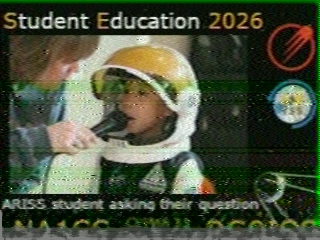
#> input picture dev/test_photo.png, 320 x 240 px
$ python -i decoder.py   (imports and definitions only)
#> lines starting #> are read from the running program, lines starting #| are printed output that depends on the picture
### sstvdec/modes.py
"""
SSTV mode timing tables.

Each mode is described by its repeating "unit" (the stretch between two
successive sync pulses), measured in milliseconds from the START of that
unit's sync pulse. A unit carries `rows` image rows. Components list which
channel (Y, Cb, Cr for YCbCr modes; R, G, B for RGB modes) is scanned when,
and which of the unit's rows it belongs to.

Timings: Dayton paper (JL Barber, "Proposal for SSTV mode specifications"),
cross-checked against pysstv's encoders for Robot36, PD and Martin.
Scottie uses the published 428.22 ms line. EXPERIMENTAL: pysstv's Scottie
puts a gap on both sides of every channel (non-standard), so it could not
be validated against an independent encoder. The ISS has not used Scottie.

Robot36 is special: one chroma channel per line, alternating Cr/Cb, chosen by
the separator tone (1500 Hz -> Cr, 2300 Hz -> Cb); each chroma line is
shared by two rows. Handled with channel "C" + parity logic in the decoder.
"""

from dataclasses import dataclass, field

FREQ_BLACK, FREQ_WHITE, FREQ_SYNC = 1500.0, 2300.0, 1200.0


@dataclass(frozen=True)
class Comp:
    chan: str          # Y Cb Cr R G B, or C (Robot36 alternating chroma)
    row: int           # which row of the unit (0..rows-1); -1 = all rows
    t0: float          # ms from unit sync start
    dur: float         # ms
    px: int            # pixels across


@dataclass(frozen=True)
class Mode:
    name: str
    vis: int
    width: int
    height: int
    color: str         # "YCbCr" or "RGB"
    sync_ms: float
    unit_ms: float
    rows: int          # image rows per unit
    comps: tuple = field(default_factory=tuple)
    sep_ms: float = 0.0   # Robot36: separator tone start (parity detection)

    @property
    def units(self):
        return self.height // self.rows

    @property
    def duration_s(self):
        return self.units * self.unit_ms / 1000.0


def _robot36():
    # sync 9 | porch 3 | Y 88 | sep 4.5 | porch 1.5 | C 44   = 150 ms
    return Mode("Robot36", 8, 320, 240, "YCbCr", 9.0, 150.0, 1,
                (Comp("Y", 0, 12.0, 88.0, 320), Comp("C", 0, 106.0, 44.0, 160)),
                sep_ms=100.0)


def _pd(name, vis, w, h, px_ms):
    # sync 20 | porch 2.08 | Y(even) | Cr | Cb | Y(odd), each w*px_ms
    s = w * px_ms
    t = 22.08
    return Mode(name, vis, w, h, "YCbCr", 20.0, 22.08 + 4 * s, 2,
                (Comp("Y", 0, t, s, w), Comp("Cr", -1, t + s, s, w),
                 Comp("Cb", -1, t + 2 * s, s, w), Comp("Y", 1, t + 3 * s, s, w)))


def _martin(name, vis, w, scan):
    # sync 4.862 | gap .572 | G | gap | B | gap | R | gap
    g = 0.572
    t = 4.862 + g
    return Mode(name, vis, w, 256, "RGB", 4.862, 4.862 + 4 * g + 3 * scan, 1,
                (Comp("G", 0, t, scan, w), Comp("B", 0, t + scan + g, scan, w),
                 Comp("R", 0, t + 2 * (scan + g), scan, w)))


def _scottie(name, vis, w, scan):
    # ... gap | G | gap | B | sync 9 | gap | R   (sync sits mid-line)
    # relative to this row's sync: R after it, G and B of this row before it
    g = 1.5
    unit = 9.0 + 3 * g + 3 * scan
    return Mode(name, vis, w, 256, "RGB", 9.0, unit, 1,
                (Comp("G", 0, -(2 * scan + g), scan, w),
                 Comp("B", 0, -scan, scan, w),
                 Comp("R", 0, 9.0 + g, scan, w)))


MODES = {m.name: m for m in (
    _robot36(),
    _pd("PD50", 93, 320, 256, 0.286),
    _pd("PD90", 99, 320, 256, 0.532),
    _pd("PD120", 95, 640, 496, 0.190),
    _pd("PD160", 98, 512, 400, 0.382),
    _pd("PD180", 96, 640, 496, 0.286),
    _pd("PD240", 97, 640, 496, 0.382),
    _pd("PD290", 94, 800, 616, 0.286),
    _martin("Martin1", 44, 320, 146.432),
    _martin("Martin2", 40, 160, 73.216),
    _scottie("Scottie1", 60, 320, 138.240),
    _scottie("Scottie2", 56, 160, 88.064),
    _scottie("ScottieDX", 76, 320, 345.600),
)}

BY_VIS = {m.vis: m for m in MODES.values()}

# modes ARISS / ISS events have actually used - searched first
ISS_COMMON = ("PD120", "PD180", "Robot36", "PD90", "PD160", "PD240", "PD50",
              "PD290", "Martin1", "Martin2")

### sstvdec/decoder.py
"""
decoder.py - offline, noise-tolerant SSTV decoder for satellite recordings.

Pipeline per recording:
  1. resample to 16 kHz, band-pass 1.0-2.5 kHz
  2. per-sample SNR from FM quieting (in-band tones vs 3-7 kHz hiss)
  3. for each candidate mode: 1200 Hz sync-tone ratio -> comb correlation
     over the mode's full image (every sync pulse of the image, not just the
     VIS header) -> image start candidates; best-scoring mode wins overlaps
  4. VIS header decoded where readable (confirms mode; not required)
  5. per-line sync location + robust linear fit (no slant, no jitter)
  6. tuning offset from the sync tone
  7. phasor-sum discriminator: per pixel, sum z[n]*conj(z[n-1]) over the
     pixel's time slot and take one angle (amplitude-weighted ML-style
     frequency estimate; suppresses FM clicks). Pre-filter bandwidth scales
     with the mode's pixel rate.
  8. assemble channels per mode -> YCbCr image + per-row SNR

decode(path_or_audio, fs=None, modes=None) -> list[Decoded]
"""

from dataclasses import dataclass

import numpy as np
from PIL import Image
from scipy import signal

from .modes import MODES, BY_VIS, ISS_COMMON, FREQ_BLACK, FREQ_WHITE

FS = 16000
FC = 1900.0          # demod centre: pure noise averages here -> neutral grey
# pre-filter cutoff = LP_BASE + LP_K * pixel rate. LP_BASE must pass the
# whole tone range (1500-2300 Hz = +/-400 Hz around FC); narrower biases dark
# and bright pixels toward FC. LP_K tuned on the simulator.
# Two renders, blended per row by measured SNR: weak rows want the narrowest
# filter that still passes the tone range (450 Hz; narrower biases tones),
# strong rows a wider one (LP_K * pixel rate extra) for sharper detail.
# Simulator: narrow wins by 3-4 dB at CNR 4, wide by 1-2 dB at CNR 9.
LP_BASE, LP_K, LP_MAX = 450.0, 0.05, 1400.0
# Blend criterion: pixel-frequency noise measured in the sync pulses with the
# WIDE filter (Hz rms; deviation-independent). Wide wins below the per-mode
# crossover (simulator calibration); ramp +/-25% around it.
BLEND_SIGMA = {   # Hz; calibrated with dev/calib.py (2026-10-05)
    "Robot36": 23.0, "PD120": 14.5, "PD90": 9.2, "PD180": 9.3, "Martin1": 20.0,
    # not calibrated - nearest sibling by pixel time / layout:
    "PD50": 9.3, "PD160": 9.2, "PD240": 9.2, "PD290": 9.3, "Martin2": 20.0,
}
BLEND_SIGMA_DEFAULT = 12.0
LP_SYNC = 1000.0     # wide filter for locating sync edges
OFFSET_LP = 250.0    # narrow 1200-centred filter for the tuning-offset estimate
SYNC_BIAS_S = 0.00027  # edge locator's constant lag (measured on simulator)


@dataclass
class Decoded:
    mode: str
    ycc: np.ndarray          # H x W x 3 uint8 (Y, Cb, Cr)
    valid: np.ndarray        # H bool: row inside the recording
    snr: np.ndarray          # H float dB (FM-quieting SNR per row)
    noise: np.ndarray        # H float: pixel noise, 0-255 units rms per row
    start_s: float           # time of first sync in the recording
    unit_s: float            # fitted line(unit) period
    offset_hz: float         # tuning offset removed
    score: float             # comb detection z-score
    syncs: int               # sync pulses located
    vis: int | None          # VIS code read (None if unreadable)

    @property
    def rgb(self):
        return Image.fromarray(self.ycc, "YCbCr").convert("RGB")


# ---------------------------------------------------------------- audio
def load(src, fs=None):
    """File path or (array, fs) -> (band-passed 16 kHz, raw 16 kHz)."""
    if isinstance(src, (str, bytes)) or hasattr(src, "__fspath__"):
        import soundfile as sf
        x, fs = sf.read(str(src), always_2d=True)
        x = x.mean(axis=1)
    else:
        x = np.asarray(src, float)
    g = np.gcd(int(fs), FS)
    raw = signal.resample_poly(x, FS // g, int(fs) // g)
    sos = signal.butter(6, [1000, 2500], btype="bandpass", fs=FS, output="sos")
    return signal.sosfiltfilt(sos, raw), raw


# [8 lines left out: function snr_envelope, not called in this run]


def _fir(cut, ntaps=129):
    return signal.firwin(ntaps, cut, fs=FS)


# [6 lines left out: function phasors, not called in this run]


def _to_hz(v):
    return np.angle(v) * FS / (2 * np.pi) + FC


# [258 lines left out: functions tone_power, sync_ratio, comb_scores, find_candidates, read_vis, sync_edges and 5 more, not called in this run]


def lp_for(mode, k=None):
    px_ms = min(c.dur / c.px for c in mode.comps)
    return float(min(LP_BASE + (LP_K if k is None else k) * 1000.0 / px_ms, LP_MAX))


# ---------------------------------------------------------------- top level
def decode(src, fs=None, modes=None, zmin=8.0, lp_k=None, read_header=True,
           blend=True):
    """Decode every SSTV image in a recording. modes: names to try
    (default: modes the ISS has used). Returns list[Decoded], time-ordered."""
    x, raw = load(src, fs)
    env = snr_envelope(raw)
    dur_ms = len(x) / FS * 1000
    names = list(modes) if modes else list(ISS_COMMON)
    ratio_cache = {}
    cands = []
    for name in names:
        m = MODES[name]
        if m.sync_ms not in ratio_cache:
            ratio_cache[m.sync_ms] = sync_ratio(x, m.sync_ms)
        for t0, z in find_candidates(ratio_cache[m.sync_ms], m, dur_ms, zmin=zmin):
            cands.append((z, name, t0))
    # strongest first; drop weaker candidates overlapping a chosen image
    cands.sort(reverse=True)
    chosen = []
    for z, name, t0 in cands:
        m = MODES[name]
        t1 = t0 + m.duration_s
        if any(t0 < c1 - 1.0 and t1 > c0 + 1.0 for _, _, c0, c1 in chosen):
            continue
        chosen.append((z, name, t0, t1))

    out = []
    p_cache, edge_cache, p1200 = {}, {}, {}

    # [4 lines left out: function _ps1200, not called in this run]
    for z, name, t0, _ in sorted(chosen, key=lambda c: c[2]):
        m = MODES[name]
        lp = lp_for(m, lp_k)
        lp_n = LP_BASE
        for f in (lp, lp_n, LP_SYNC):
            if f not in p_cache:
                p_cache[f] = phasors(x, f)
        p, psync = p_cache[lp], p_cache[LP_SYNC]
        if m.sync_ms not in edge_cache:
            edge_cache[m.sync_ms] = sync_edges(psync, m)
        a, b, nsync = refine(edge_cache[m.sync_ms], m, t0)
        a = fix_line_slip(edge_cache[m.sync_ms], m, a, b) - SYNC_BIAS_S
        # tuning offset from the located sync tones, measured with a narrow
        # stream CENTRED ON 1200 Hz: noise then pulls the estimate toward 0
        # (harmless). Measuring through the 1900-centred filter, the sync tone
        # sits in the roll-off and in-band noise dragged the estimate up by
        # 0-150 Hz on real weak passes (-> green images).
        p12 = _ps1200(OFFSET_LP)
        acc = 0j
        for k in range(m.units):
            s = int((a + b * k + 0.15 * m.sync_ms / 1000) * FS)
            e = int((a + b * k + 0.85 * m.sync_ms / 1000) * FS)
            if 0 <= s < e < len(p12):
                acc += p12[s:e].sum()
        offset = float(np.angle(acc) * FS / (2 * np.pi)) if acc != 0 else 0.0
        if abs(offset) > 120 or m.sync_ms < 8.0:
            # short syncs (Martin, 4.9 ms) are shorter than any filter that
            # separates 1200 Hz from the adjacent 1500 Hz gap -> biased
            # (+14 Hz in sim); real offsets are a few Hz, so leave at 0
            offset = 0.0
        ycc, valid, snr = render(p, env, m, a, b, offset)
        sig_w = sync_noise(_ps1200(lp), m, a, b)
        sig = sig_w
        if blend and lp_k is None and lp_n != lp:
            ycc_n, _, _ = render(p_cache[lp_n], env, m, a, b, offset)
            sig_n = sync_noise(_ps1200(lp_n), m, a, b)
            T = BLEND_SIGMA.get(name, BLEND_SIGMA_DEFAULT)
            w = np.clip((1.25 * T - np.nan_to_num(sig_w, nan=1e4)) / (0.5 * T), 0, 1)
            ycc = np.clip(w[:, None, None] * ycc + (1 - w[:, None, None]) * ycc_n.astype(float),
                          0, 255).astype(np.uint8)
            sig = w * sig_w + (1 - w) * sig_n
        noise = sig * 255.0 / (FREQ_WHITE - FREQ_BLACK)
        vis = read_vis(x, a) if read_header else None
        out.append(Decoded(name, ycc, valid, snr, noise, a, b, offset, z, nsync, vis))
    return out

>>> import cv2
>>> picture = cv2.imread('../dev/test_photo.png', cv2.IMREAD_GRAYSCALE)
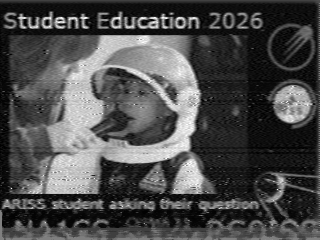
#> picture: shape (240, 320); min 0, max 253, mean 75.7
>>> result = decode(picture)
#> (the run stopped early here; a loop or call above may not have finished)

$ run again, on dev/test_text.png
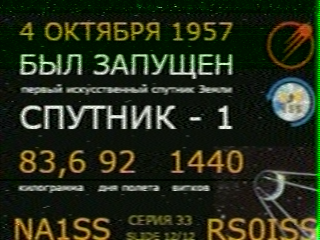
#> input picture dev/test_text.png, 320 x 240 px
#> `picture = cv2.imread('../dev/test_photo.png', cv2.IMREAD_GRAYSCALE)`:
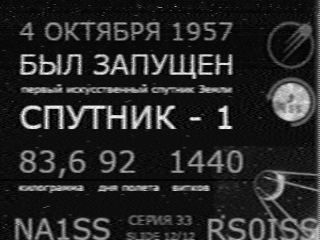
#> picture: shape (240, 320); min 0, max 254, mean 39.3
